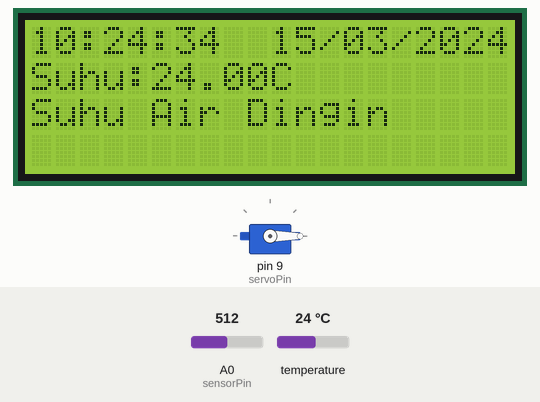
Bench run of a sketch on a simulated Arduino Uno, built with avr-gcc and run on an emulated ATmega328P. On the bench: 20×4 character LCD, servo. Inputs (shaded band) come from the test bench; at power-on: temperature 24 °C, A0 (sensorPin) = 512. The local clock reads 2024-03-15 10:24:30 at power-on unless the sketch sets it; what the sketch prints to the serial monitor is not drawn.

Above: at 4.2 s.
4.3 s: temperature set to 25.5 °C
At 5.7 s:
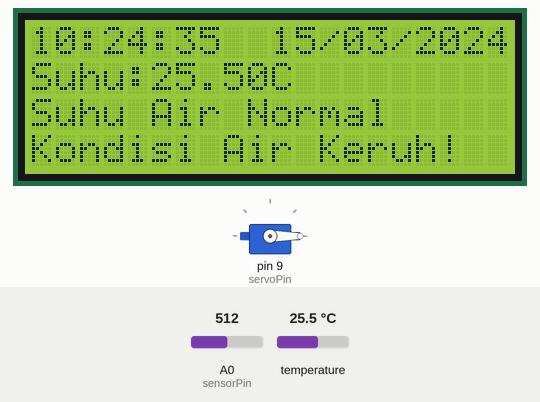
8.4 s: A0 (sensorPin) set to 698
10.5 s: A0 (sensorPin) set to 716
At 11.9 s:
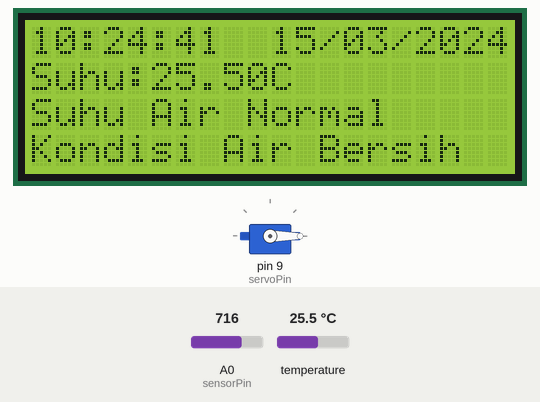
14.6 s: temperature set to 27.6 °C
At 15.5 s:
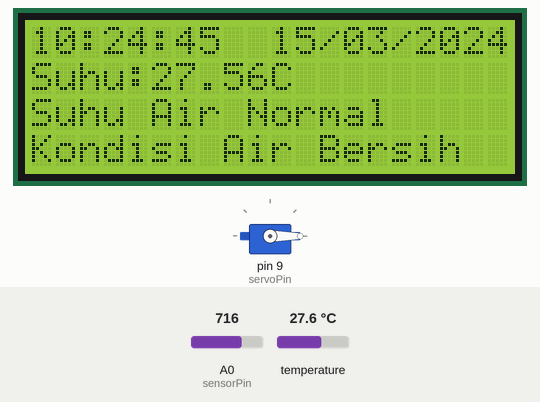
16.5 s: temperature set to 28.6 °C
At 17.8 s:
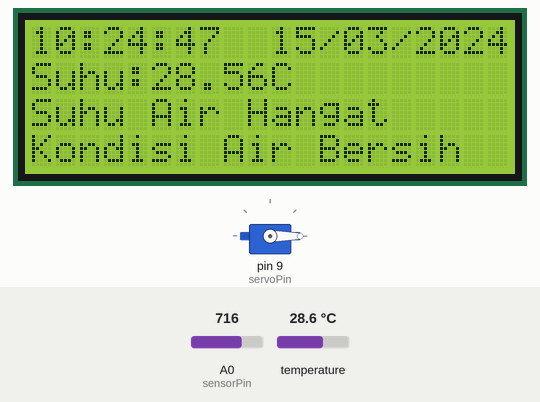
20.6 s: A0 (sensorPin) set to 511
At 21.7 s:
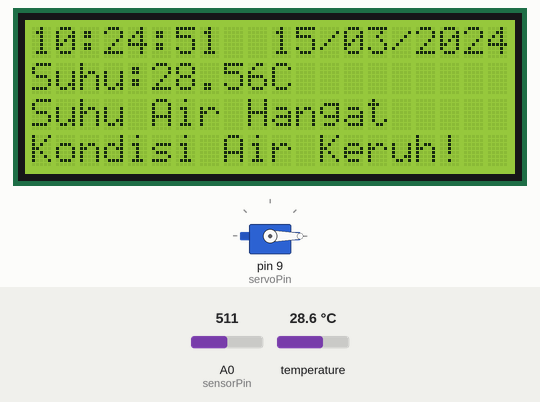
Timing chart, 0 to 23.6 s (numbered marks = the images above; inputs shaded):
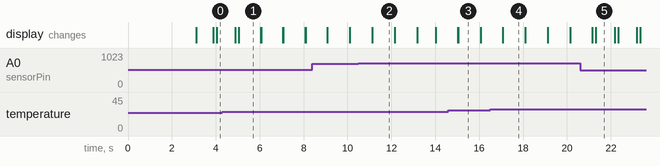

The sketch:

code-full.ino
```cpp
// Library Wire
#include <Wire.h>
// Library LCD 20x4
#include <LiquidCrystal_I2C.h>
// Library RTC DS1307
#include <RTClib.h>
// Library DS18B20 (Sensor Suhu)
#include <OneWire.h>
#include <DallasTemperature.h>
// Library Servo
#include <Servo.h>

// Deklarasi objek LCD 20x4
LiquidCrystal_I2C lcd(0x27, 20, 4);

// Deklarasi variabel RTC
DateTime now;
RTC_DS1307 rtc;
void displayRTC(void);
const int SENSOR_PIN = 8;

// Deklarasi variabel DS18b20
OneWire oneWire(SENSOR_PIN);
DallasTemperature tempSensor(&oneWire);
void displayTemp(void);
float tempCelsius;

// Deklarasi variabel Turbidity
int sensorPin = A0;
float volt;
float ntu;
void displayTurbidity(void);

// Interval kedipan dalam milidetik untuk Blink Teks
unsigned long previousMillis = 0;
const long interval = 1000; // Interval kedipan dalam milidetik
bool showText = true;

// Interval kedipan dalam milidetik untuk Blink Teks Suhu
unsigned long previousMillisTemp = 0;
const long intervalTemp = 1000; // Interval pembaruan suhu dalam milidetik

// Interval kedipan dalam milidetik untuk Blink Teks Keruh Air
unsigned long previousMillisTurbidity = 0;
const long intervalTurbidity = 1000; // Interval pembaruan turbidity dalam milidetik

// Deklarasi Fungsi untuk Interval diatas
void displayBlinkTeks(void);
void displayUpdateTemp(void);
void displayUpdateTurbidity(void);

// // Deklarasi variabel dan fungsi Servo
Servo myservo;
// Variabel waktu pemberian pakan
int feedingTimes[3][3] = {
  {7, 0, 0},    // Pemberian pakan pukul 07:00:00
  {12, 0, 0},   // Pemberian pakan pukul 12:00:00
  {18, 0, 0}    // Pemberian pakan pukul 18:00:00
};
// Interval pengecekan waktu setiap 1 detik dengan millis()
unsigned long previousMillisServo = 0;
const long intervalServo = 1000;
// Variabel untuk kontrol pemberian pakan
bool feedingDone[3] = {false, false, false};  // Menyimpan status pemberian pakan untuk 3 waktu
void timeFeedingMain();
void timeFeedingMillis();

void setup () {
  delay(3000);
  Serial.begin(9600);
  lcd.init();
  lcd.backlight();

  if (!rtc.begin()) {
    Serial.println("DS1307 RTC Tidak Terbaca");
    while (1);
  }
  if (!rtc.isrunning()) {
    Serial.println("Gagal menjalankan RTC, mengatur ulang waktu!");
    rtc.adjust(DateTime(F(__DATE__), F(__TIME__)));
  }

  tempSensor.begin();

  int servoPin = 9;
  myservo.attach(servoPin);
  myservo.write(0);
}

void loop () {
  now = rtc.now();
  displayRTC();
  displayUpdateTemp();
  displayUpdateTurbidity();
  timeFeedingMillis();
}

// Fungsi Blink Text
void displayBlinkText() {
  unsigned long currentMillis = millis();
  if (currentMillis - previousMillis >= interval) {
    previousMillis = currentMillis; // Perbarui waktu sebelumnya
    showText = !showText; // Toggle status teks (tampilkan/sembunyikan)
  }
}

// Fungsi Pengganti Delay untuk Suhu
void displayUpdateTemp() {
  unsigned long currentMillis = millis();
  if (currentMillis - previousMillisTemp >= intervalTemp) {
    previousMillisTemp = currentMillis; // Perbarui waktu sebelumnya
    displayTemp();
  }
}

// Fungsi Pengganti Delay untuk Turbidity
void displayUpdateTurbidity() {
  unsigned long currentMillis = millis();
  if (currentMillis - previousMillisTurbidity >= intervalTurbidity) {
    previousMillisTurbidity = currentMillis;
    displayTurbidity();
  }
}

// Fungsi Millis untuk Servo
void timeFeedingMillis() {
  unsigned long currentMillis = millis();
  // Cek waktu apakah sudah saatnya memberi pakan
  if (currentMillis - previousMillisServo >= intervalServo) {
    previousMillisServo = currentMillis; // Update previousMillis setiap 1 detik
    timeFeedingMain();  // Cek apakah waktunya memberi pakan
  }
}

// Fungsi DS18B20 Menampilkan Suhu
void displayTemp() {
  tempSensor.requestTemperatures();
  tempCelsius = tempSensor.getTempCByIndex(0);
  // Display Serial
  Serial.print("Temperature: ");
  Serial.print(tempCelsius);
  Serial.print("°C");
  // Display LCD
  lcd.setCursor(0,1);
  lcd.print("Suhu:");
  lcd.print(tempCelsius);
  lcd.print("C");
  // Kondisi Suhu Air
  if (tempCelsius > 30) {
    lcd.setCursor(0,2);
    displayBlinkText();
    if (showText) {
      lcd.print("Suhu Air Panas!");
    } else {
      lcd.print("                    ");
    }
  } else if (tempCelsius > 28 && tempCelsius < 30) {
    lcd.setCursor(0,2);
    lcd.print("Suhu Air Hangat");
  } else if ( tempCelsius <= 28 && tempCelsius >= 25) {
    lcd.setCursor(0,2);
    lcd.print("Suhu Air Normal");
  } else if (tempCelsius < 25) {
    lcd.setCursor(0,2);
    lcd.print("Suhu Air Dingin");
  }
}

// Fungsi RTC Menampilkan Waktu dan Tanggal
void displayRTC() {
  lcd.setCursor(0,0);
  if (now.hour() < 10) lcd.print('0');
  lcd.print(now.hour());
  lcd.print(':');
  if (now.minute() < 10) lcd.print('0');
  lcd.print(now.minute());
  lcd.print(':');
  if (now.second() < 10) lcd.print('0');
  lcd.print(now.second());
  lcd.print("  ");
  if (now.day() < 10) lcd.print('0');
  lcd.print(now.day());
  lcd.print('/');
  if (now.month() < 10) lcd.print('0');
  lcd.print(now.month());
  lcd.print('/');
  lcd.print(now.year());
}

// Pembulatan angka
float round_to_dp( float in_value, int decimal_place ) {
  float multiplier = powf( 10.0f, decimal_place );
  in_value = roundf( in_value * multiplier ) / multiplier;
  return in_value;
}

// Fungsi Turbidity Menampilkan Kekeruhan Air
void displayTurbidity() {
  volt = 0;
  for(int i=0; i<800; i++) {
    volt += ((float)analogRead(sensorPin)/1023)*5;
  }
  volt = volt/800;
  volt = round_to_dp(volt,1);
  if (volt < 2.5) {
    ntu = 3000;
  } else {
    ntu = -1120.4*(volt*volt)+5742.3*volt-4353.8;
  }
  if(volt >= 3.5) {
    Serial.print(volt);
    Serial.print(" V");
    lcd.setCursor(0,3);
    lcd.print("Kondisi Air Bersih");
  } else if (volt < 3.5) {
    Serial.print(volt);
    Serial.print(" V");
    lcd.setCursor(0,3);
    displayBlinkText();
    if (showText) {
      lcd.print("Kondisi Air Keruh!");
    } else {
      lcd.print("                    ");
    }
  }
  Serial.print(ntu);
  Serial.print(" NTU");
}

// Fungsi Menggerakan Servo
void timeFeedingMain() {
   // Periksa apakah waktu sekarang cocok dengan salah satu waktu pemberian pakan
  for (int i = 0; i < 3; i++) {
    if (now.hour() == feedingTimes[i][0] && now.minute() == feedingTimes[i][1] && now.second() == feedingTimes[i][2] && !feedingDone[i]) {
      myservo.write(0);
      Serial.println("Pemberian Pakan Dimulai");
      lcd.clear();
      lcd.setCursor(0, 1);
      lcd.print("  Pakan Diberikan!  ");
      // Aktifkan servo untuk memberikan pakan (servo ke 90 derajat)
      myservo.write(90);
      delay(1000);  // Biarkan servo berada di posisi 90 derajat selama 1 detik (memberi pakan)
      // Kembali ke posisi awal (servo ke 0 derajat)
      lcd.clear();
      lcd.setCursor(0, 1);
      lcd.print("   Pakan Selesai!   ");
      myservo.write(0);
      delay(1000);  // Servo kembali ke posisi 0 derajat selama 1 detik
      // Update tampilan pada LCD
      lcd.clear();
      // Tandai bahwa pemberian pakan sudah selesai untuk waktu ini
      feedingDone[i] = true;
    }
  }

  // Reset ulang pemberian pakan setiap detik baru (untuk setiap waktu pemberian pakan)
  if (now.hour() == 19 && now.minute() == 0 && now.second() == 0) {
    for (int i = 0; i < 3; i++) {
      feedingDone[i] = false;  // Reset pemberian pakan agar siap untuk pemberian berikutnya
    }
  }
}
```

Measured:
- the behaviour switches between 24.9 and 25 °C on temperature (found by bisection; images 0 and 1)
- the behaviour switches between 705 and 706 on A0 (sensorPin) (found by bisection; images 1 and 2)
- the behaviour switches between 28 and 28.1 °C on temperature (found by bisection; images 3 and 4)
- after the input at 4.3 s, the display: first changes after 0.59 s (image 1 shows a later state)
- after the input at 10.5 s, the display: first changes after 0.62 s (image 2 shows a later state)
- after the input at 16.5 s, the display: first changes after 0.57 s (image 4 shows a later state)
- after the input at 20.6 s, the display: first differs from a run without the input after 0.71 s (image 5)
